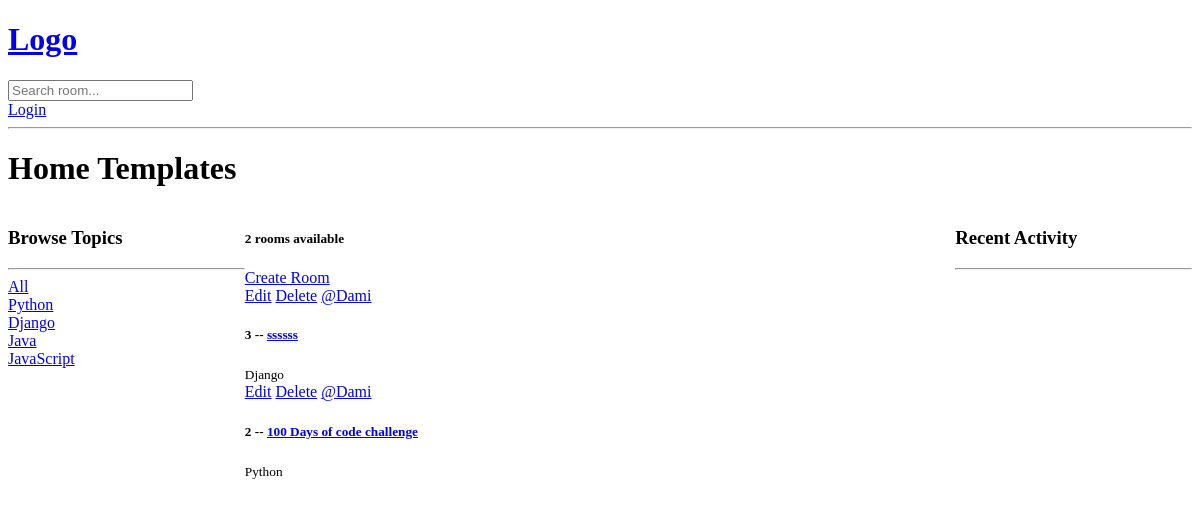
/, run on an earlier commit of the app's database.
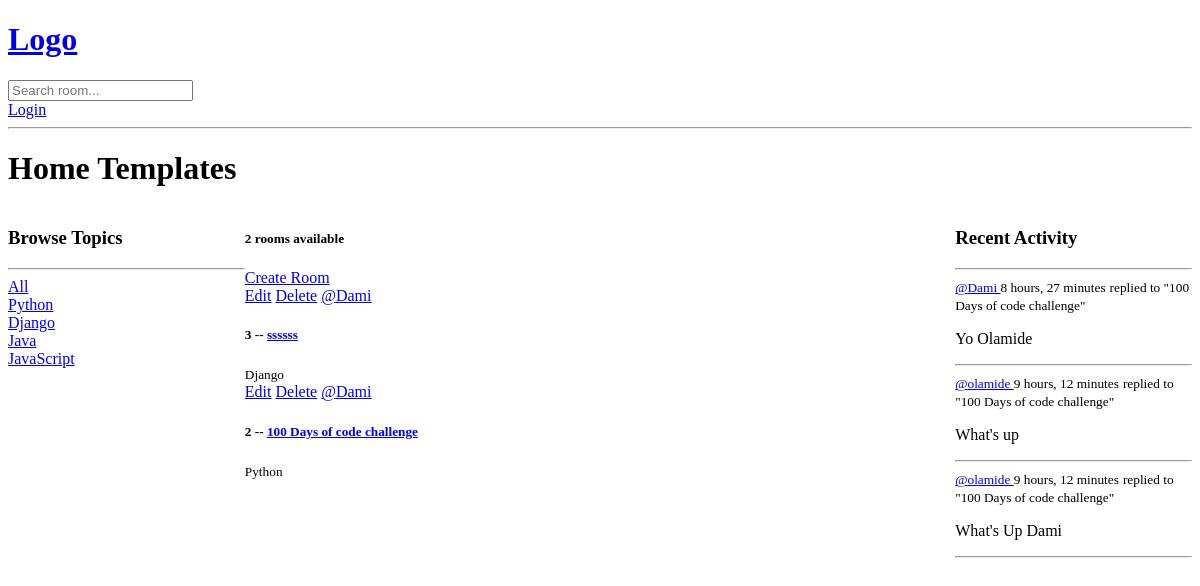
And on a later commit of the database.
### base/models.py (models this page shows, shortened)
class Topic(models.Model):
    name = models.CharField(max_length=200)

class Room(models.Model):
    host = models.ForeignKey(User,on_delete=models.SET_NULL,null=True)
    topic  = models.ForeignKey(Topic,on_delete=models.SET_NULL,null=True)
    name = models.CharField(max_length=200)
    description = models.TextField(null = True, blank=True)
    participants = models.ManyToManyField(User, related_name='participants',
                                          blank=True)
    updated = models.DateTimeField(auto_now=True)
    created = models.DateTimeField(auto_now_add=True)
    class Meta:
        ordering = ['-updated','-created']
    def __str__(self):
        return self.name

class Message(models.Model):
    user = models.ForeignKey(User, on_delete=models.CASCADE)
    room = models.ForeignKey(Room,on_delete=models.CASCADE)
    body = models.TextField()
    updated = models.DateTimeField(auto_now=True)
    created = models.DateTimeField(auto_now_add=True)
    class Meta:
        ordering = ['-updated','-created']
    def __str__(self):
        return self.body[0:50]

### base/views.py (the view)
# urls.py: path('', views.home, name='home'),
def home(request):
    q = request.GET.get('q') if request.GET.get('q')!=None else ''
    rooms = Room.objects.filter(
        Q(topic__name__contains =q) |
        Q(name__icontains=q) |
        Q(description__icontains=q)
        )
    topics= Topic.objects.all()
    room_count = rooms.count()
    room_messages = Message.objects.filter(Q(room__topic__name__icontains=q))
    context = {'rooms' : rooms, 'topics': topics,
                'room_count': room_count, 'room_messages':room_messages }
    return render(request, 'base/home.html', context)

### base/templates/base/home.html (shortened to what this page needs)
{% extends 'main.html' %}
{% block content %}
<h1>Home Templates</h1>
<div class="home-container">
    <div>
        {%include 'base/topics_component.html'%}
        </div>
        <div>
            <h5>{{room_count}} rooms available</h5>
            <a href="{% url 'create-room' %}">Create Room</a>
            {% include 'base/feed_component.html' %}
    </div>
    <div>
        {% include 'base/activity_component.html'%}
    </div>
</div>
{% endblock content %}

### base/templates/base/topics_component.html
<h3>Browse Topics</h3>
<hr>
<div>
    <a href="{% url 'home' %}">All</a>
</div>
{% for topic in topics %}
<div>
    <a href="{% url 'home' %}?q={{ topic.name }}">{{ topic.name }}</a>
</div>
{% empty %}
<p>No topics available.</p>
{% endfor %}

### base/templates/base/feed_component.html
<div>
    {% for room in rooms %}
         <div>
            {% if  request.user != room.host %}
            <a href="{% url 'update-room' room.id %}">Edit</a>
            <a href="{%url 'delete-room' room.id%}">Delete</a>
            {% endif %}
            <a href="{% url 'user-profile' room.host.id %}">@{{room.host.username}}</a>
            <h5>{{ room.id }} -- <a href="{% url 'room' room.id %}">{{ room.name }}</a></h5>
            <small>{{room.topic.name}}</small>
         </div>
    {% endfor %}
</div>

### base/templates/base/activity_component.html (shortened to what this page needs)
<h3>Recent Activity</h3>
<hr>
{% for message in room_messages %}
<div>
    <small><a href="{% url 'user-profile' message.user.id %}">@{{ message.user.username }} </a> {{ message.created|timesince }}</small>
    <small>replied to "{{message.room}}"</small>
    <p>{{message}}</p>
    <hr>
</div>
{% endfor %}

What changed in the data, as far as the page shows it:
added Message: user.username "Dami", created "8 hours, 27 minutes", room "100 Days of code challenge", body "Yo Olamide"
added Message: user.username "olamide", created "9 hours, 12 minutes", room "100 Days of code challenge", body "What's up"
added Message: user.username "olamide", created "9 hours, 12 minutes", room "100 Days of code challenge", body "What's Up Dami"
